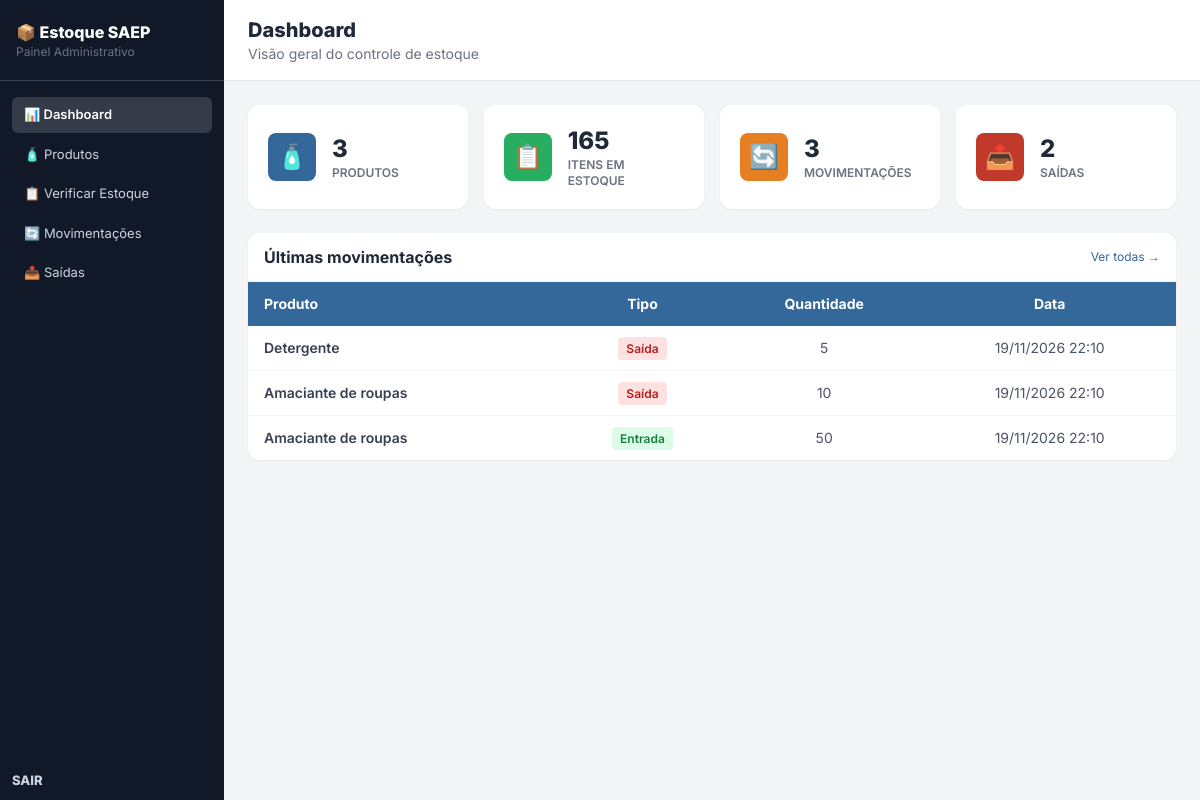
The page / on the database its author committed.
### tables this page shows
CREATE TABLE movimentacao (
    id_movimentacao INT AUTO_INCREMENT NOT NULL PRIMARY KEY,
    tipo VARCHAR(10) NOT NULL CHECK (tipo IN ('ENTRADA', 'SAIDA')),
    quantidade INTEGER NOT NULL,
    id_produto INTEGER NOT NULL,
    datetime_movimentacao DATETIME,
    id_user INTEGER NOT NULL,
    FOREIGN KEY (id_produto) REFERENCES produto(id_produto),
    FOREIGN KEY (id_user) REFERENCES `user`(id_user)
);

CREATE TABLE produto (
    id_produto INT AUTO_INCREMENT NOT NULL PRIMARY KEY,
    nome VARCHAR(100) NOT NULL,
    quantidade_estoque INTEGER NOT NULL,
    valor_unitario NUMERIC(10,2) NOT NULL,
    data_cadastro DATE NOT NULL DEFAULT (CURRENT_DATE)
);

### index.php (the view, shortened to what this page needs)
<?php
require_once __DIR__ . '/conexao.php';
require_once __DIR__ . '/includes/menu.php';
$sql = "SELECT
    (SELECT COUNT(*) FROM produto) AS produtos,
    (SELECT COALESCE(SUM(quantidade_estoque), 0) FROM produto) AS itens,
    (SELECT COUNT(*) FROM movimentacao) AS movimentacoes,
    (SELECT COUNT(*) FROM movimentacao WHERE tipo = 'SAIDA') AS saidas";
$totais = $pdo->query($sql)->fetch();
$cards = [
    ["🧴", "Produtos", $totais["produtos"], "produtos.php", "bg-senai-blue"],
    ["📋", "Itens em estoque", $totais["itens"], "estoque.php", "bg-senai-green"],
    ["🔄", "Movimentações", $totais["movimentacoes"], "movimentacoes.php", "bg-senai-orange"],
    ["📤", "Saídas", $totais["saidas"], "saidas.php", "bg-senai-red"],
];
?>
    <main class="flex-1 flex flex-col">
        <div class="bg-white border-b border-gray-200 px-6 py-4">
            <h1 class="text-xl font-extrabold text-gray-800">Dashboard</h1>
            <p class="text-sm text-gray-500">Visão geral do controle de estoque</p>
        </div>
        <div class="p-6 flex-1">
            <div class="grid grid-cols-2 lg:grid-cols-4 gap-4 mb-6">
                <?php foreach ($cards as $c): ?>
                    <a href="<?= $c[3] ?>" class="bg-white rounded-xl shadow-sm p-5 flex items-center gap-4 hover:shadow-md transition">
                        <div class="<?= $c[4] ?> text-white text-2xl w-12 h-12 rounded-lg flex items-center justify-center"><?= $c[0] ?></div>
                        <div>
                            <p class="text-2xl font-extrabold text-gray-800"><?= $c[2] ?></p>
                            <p class="text-xs text-gray-500 uppercase font-semibold"><?= $c[1] ?></p>
                        </div>
                    </a>
                <?php endforeach; ?>
            </div>
            <div class="bg-white rounded-xl shadow-sm overflow-hidden">
                <div class="px-4 py-3 border-b border-gray-100 flex items-center justify-between">
                    <h2 class="font-bold text-gray-800">Últimas movimentações</h2>
                    <a href="movimentacoes.php" class="text-xs text-senai-blue hover:underline">Ver todas →</a>
                </div>
                <table class="w-full text-sm">
                    <thead class="bg-senai-blue text-white">
                        <tr>
                            <th class="px-4 py-3 text-left">Produto</th>
                            <th class="px-4 py-3 text-center">Tipo</th>
                            <th class="px-4 py-3 text-center">Quantidade</th>
                            <th class="px-4 py-3 text-center">Data</th>
                        </tr>
                    </thead>
                    <tbody class="divide-y divide-gray-100">
                    <?php
                        $sql = "SELECT m.tipo, m.quantidade, m.datetime_movimentacao, p.nome
                                FROM movimentacao m
                                JOIN produto p ON p.id_produto = m.id_produto
                                ORDER BY m.id_movimentacao DESC LIMIT 5";
                        $movimentacoes = $pdo->query($sql)->fetchAll();
                        foreach ($movimentacoes as $m):
                    ?>
                        <tr class="hover:bg-gray-50 transition">
                            <td class="px-4 py-3 text-gray-700 font-semibold"><?= htmlspecialchars($m["nome"]) ?></td>
                            <td class="px-4 py-3 text-center">
                                <?php if ($m["tipo"] == "ENTRADA"): ?>
                                    <span class="bg-green-100 text-green-700 text-xs font-semibold px-2 py-1 rounded">Entrada</span>
                                <?php else: ?>
                                    <span class="bg-red-100 text-red-700 text-xs font-semibold px-2 py-1 rounded">Saída</span>
                                <?php endif; ?>
                            </td>
                            <td class="px-4 py-3 text-center text-gray-600"><?= $m["quantidade"] ?></td>
                            <td class="px-4 py-3 text-center text-gray-600"><?= date("d/m/Y H:i", strtotime($m["datetime_movimentacao"])) ?></td>
                        </tr>
                    <?php endforeach; ?>
                    </tbody>
                </table>
            </div>
        </div>
    </main>
</body>
</html>

### includes/menu.php (style rules this page uses)
body { font-family: 'Inter', sans-serif; }

### rows shown on the page
movimentacao: id_produto.nome "Detergente", tipo "Saída", quantidade "5", datetime_movimentacao "19/11/2026 22:10"
movimentacao: id_produto.nome "Amaciante de roupas", tipo "Saída", quantidade "10", datetime_movimentacao "19/11/2026 22:10"
movimentacao: id_produto.nome "Amaciante de roupas", tipo "Entrada", quantidade "50", datetime_movimentacao "19/11/2026 22:10"

### other values the page prints
$c[0] "🧴"
$c[2] "3"
$c[1] "PRODUTOS"
$c[0] "📋"
$c[2] "165"
$c[1] "ITENS EM ESTOQUE"
$c[0] "🔄"
$c[1] "MOVIMENTAÇÕES"
$c[0] "📤"
$c[2] "2"
$c[1] "SAÍDAS"
